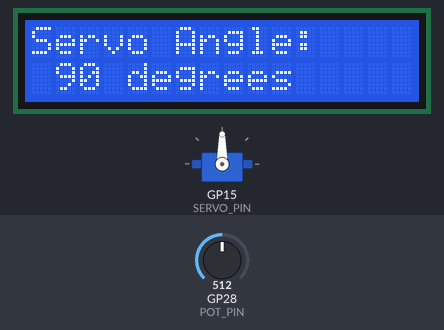
Simulated run of this sketch. Board: Raspberry Pi Pico. Shown: 16×2 character LCD, servo. Inputs (shaded band) come from the test bench; at power-on: GP28 (POT_PIN) = 512 (analog values on the 0–1023 scale). What the sketch prints to the serial monitor is not drawn.

Above: at 1.2 s.
1.3 s: GP28 (POT_PIN) set to 716
At 2.5 s:
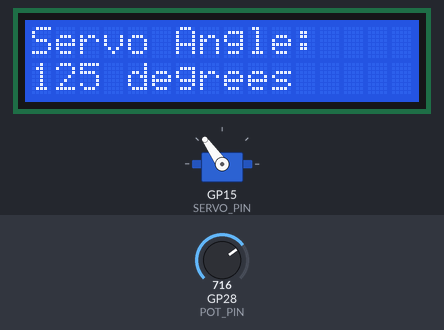
2.8 s: GP28 (POT_PIN) set to 900
At 3.8 s:
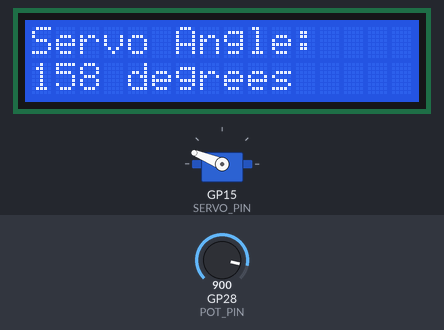
4.3 s: GP28 (POT_PIN) set to 1023
At 5.0 s:
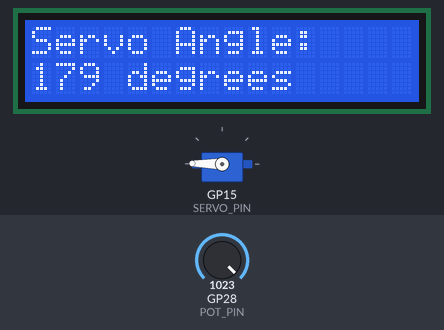
5.8 s: GP28 (POT_PIN) set to 306
At 6.2 s:
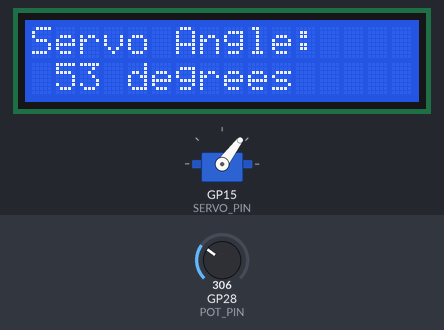
7.3 s: GP28 (POT_PIN) set to 122
At 8.5 s:
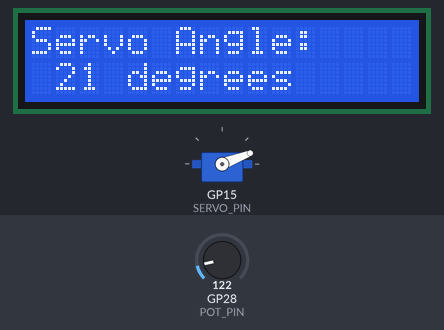
8.8 s: GP28 (POT_PIN) set to 0
At 9.7 s:
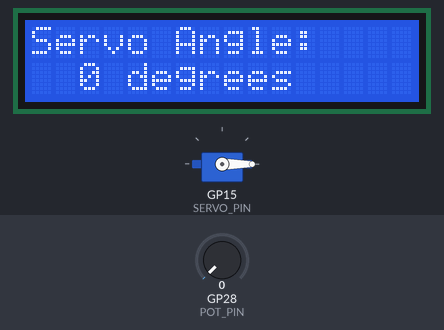
Timing chart, 0 to 11.3 s (numbered marks = the images above; inputs shaded):
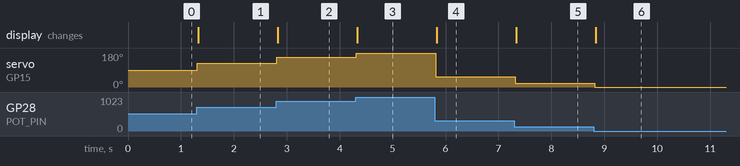

The sketch:

E08-POT-SERVO-LCD.ino
```cpp
#include <Arduino.h>
#include <LiquidCrystal_I2C.h>
#include <Servo.h>

// Constants
#define SERVO_PIN     15 // Pin connected to the servo motor
#define POT_PIN       A2 // Pin connected to potentiometer
#define I2C_ADDRESS 0x27 // I2C address of the LCD
#define LCD_COLUMNS   16 // Number of columns on the LCD
#define LCD_ROWS       2 // Number of rows on the LCD

// Initialize the LCD
LiquidCrystal_I2C lcd(I2C_ADDRESS, LCD_COLUMNS, LCD_ROWS);

// Define servo object
Servo myServo;

// Function to update the LCD display with the current servo angle
void updateLCD(int angle) {
    // Buffer for LCD text
    char buffer[16];

    // Print header on line 1
    lcd.setCursor(0, 0);
    sprintf(buffer, "Servo Angle:");
    lcd.print(buffer);

    // Print servo value on line 2
    lcd.setCursor(0, 1);
    sprintf(buffer, "%3d degrees", angle);
    lcd.print(buffer);
}

void setup() {
    // Initialize serial communication
    Serial.begin(115200);

    // Initialize the LCD
    lcd.init();
    lcd.backlight();

    // Set ADC resolution to 12 bits (0-4095)
    analogReadResolution(12);

    // Attach servo to SERVO_PIN
    myServo.attach(SERVO_PIN, 800, 2550);
}

void loop() {
  // Read potentiometer value
  int potValue = analogRead(POT_PIN);

  // Map potentiometer value to servo angle (0-180 degrees)
  int angle = map(potValue, 0, 4095, 0, 180);

  // Print the potentiometer value and corresponding angle
  Serial.print("Potentiometer Value: ");
  Serial.print(potValue);
  Serial.print(" ");
  Serial.print("Mapped Angle: ");
  Serial.println(angle);

  // Set servo angle
  myServo.write(angle);

  // Display the angle on the LCD
  updateLCD(angle);

  // Small delay to avoid flickering
  delay(20);
}
```

Measured:
- after the input at 1.3 s, servo on GP15 (SERVO_PIN): 90° → 125° at once; the display: changes at once (image 1)
- after the input at 2.8 s, servo on GP15 (SERVO_PIN): 125° → 158° at once; the display: changes at once (image 2)
- after the input at 4.3 s, servo on GP15 (SERVO_PIN): 158° → 179° at once; the display: changes at once (image 3)
- after the input at 5.8 s, servo on GP15 (SERVO_PIN): 179° → 53° at once; the display: changes at once (image 4)
- after the input at 7.3 s, servo on GP15 (SERVO_PIN): 53° → 21° at once; the display: changes at once (image 5)
- after the input at 8.8 s, servo on GP15 (SERVO_PIN): 21° → 0° at once; the display: changes at once (image 6)
